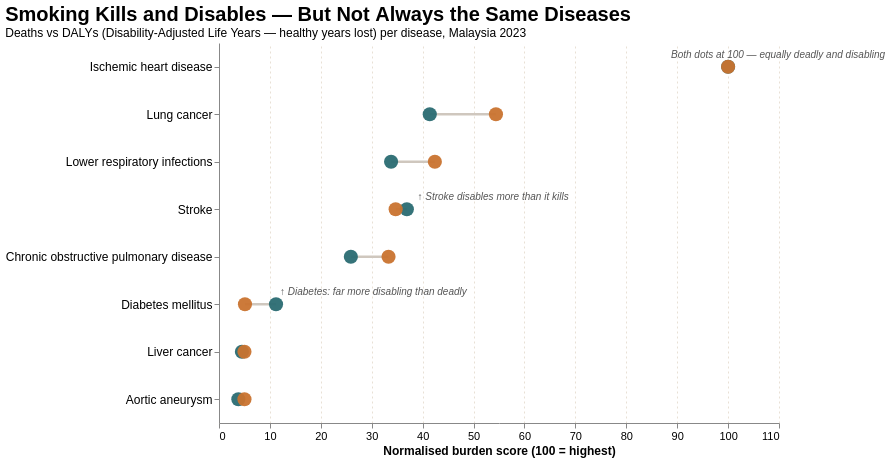

Express this chart as Vega-Lite.
### Vega-Lite specification from a JSON file in a GitHub repository (floating-point values rounded to 4 significant figures)
{"$schema": "https://vega.github.io/schema/vega-lite/v5.json", "width": 560, "height": 380, "title": {"text": "Smoking Kills and Disables — But Not Always the Same Diseases", "subtitle": "Deaths vs DALYs (Disability-Adjusted Life Years — healthy years lost) per disease, Malaysia 2023", "anchor": "start", "fontSize": 20, "subtitleFontSize": 12}, "data": {"values": [{"cause": "Ischemic heart disease", "measure": "Deaths", "norm": 100.0, "raw": 5798, "unit": "deaths"}, {"cause": "Ischemic heart disease", "measure": "DALYs (Disability-Adjusted Life Years)", "norm": 100.0, "raw": 184713, "unit": "DALYs (Disability-Adjusted Life Years)"}, {"cause": "Lung cancer", "measure": "Deaths", "norm": 54.4, "raw": 3151, "unit": "deaths"}, {"cause": "Lung cancer", "measure": "DALYs (Disability-Adjusted Life Years)", "norm": 41.4, "raw": 76525, "unit": "DALYs (Disability-Adjusted Life Years)"}, {"cause": "Lower respiratory infections", "measure": "Deaths", "norm": 42.4, "raw": 2461, "unit": "deaths"}, {"cause": "Lower respiratory infections", "measure": "DALYs (Disability-Adjusted Life Years)", "norm": 33.8, "raw": 62396, "unit": "DALYs (Disability-Adjusted Life Years)"}, {"cause": "Stroke", "measure": "Deaths", "norm": 34.7, "raw": 2010, "unit": "deaths"}, {"cause": "Stroke", "measure": "DALYs (Disability-Adjusted Life Years)", "norm": 36.9, "raw": 68237, "unit": "DALYs (Disability-Adjusted Life Years)"}, {"cause": "Chronic obstructive pulmonary disease", "measure": "Deaths", "norm": 33.3, "raw": 1930, "unit": "deaths"}, {"cause": "Chronic obstructive pulmonary disease", "measure": "DALYs (Disability-Adjusted Life Years)", "norm": 25.9, "raw": 47929, "unit": "DALYs (Disability-Adjusted Life Years)"}, {"cause": "Diabetes mellitus", "measure": "Deaths", "norm": 5.1, "raw": 295, "unit": "deaths"}, {"cause": "Diabetes mellitus", "measure": "DALYs (Disability-Adjusted Life Years)", "norm": 11.2, "raw": 20719, "unit": "DALYs (Disability-Adjusted Life Years)"}, {"cause": "Liver cancer", "measure": "Deaths", "norm": 5.0, "raw": 292, "unit": "deaths"}, {"cause": "Liver cancer", "measure": "DALYs (Disability-Adjusted Life Years)", "norm": 4.5, "raw": 8264, "unit": "DALYs (Disability-Adjusted Life Years)"}, {"cause": "Aortic aneurysm", "measure": "Deaths", "norm": 5.0, "raw": 289, "unit": "deaths"}, {"cause": "Aortic aneurysm", "measure": "DALYs (Disability-Adjusted Life Years)", "norm": 3.8, "raw": 7031, "unit": "DALYs (Disability-Adjusted Life Years)"}]}, "transform": [{"calculate": "datum.measure === 'Deaths' ? datum.norm + 0 : datum.norm", "as": "norm_display"}], "layer": [{"mark": {"type": "line", "strokeWidth": 2.5, "color": "#CFC7BE"}, "encoding": {"y": {"field": "cause", "type": "nominal", "sort": ["Ischemic heart disease", "Lung cancer", "Lower respiratory infections", "Stroke", "Chronic obstructive pulmonary disease", "Diabetes mellitus", "Liver cancer", "Aortic aneurysm"], "axis": {"title": null, "labelFontSize": 12, "labelLimit": 280}}, "x": {"field": "norm", "type": "quantitative", "scale": {"domain": [0, 105]}, "axis": {"title": "Normalised burden score (100 = highest)", "labelFontSize": 11, "titleFontSize": 12, "grid": true, "gridColor": "#E8E0D5", "gridDash": [2, 3]}}, "detail": {"field": "cause"}}}, {"transform": [{"filter": "datum.measure === 'DALYs (Disability-Adjusted Life Years)'"}], "mark": {"type": "circle", "size": 200, "opacity": 0.95, "color": "#2A6B72"}, "encoding": {"y": {"field": "cause", "type": "nominal", "sort": ["Ischemic heart disease", "Lung cancer", "Lower respiratory infections", "Stroke", "Chronic obstructive pulmonary disease", "Diabetes mellitus", "Liver cancer", "Aortic aneurysm"]}, "x": {"field": "norm", "type": "quantitative"}, "tooltip": [{"field": "cause", "title": "Disease"}, {"field": "measure", "title": "Measure"}, {"field": "norm", "title": "Normalised score", "format": ".1f"}, {"field": "raw", "title": "DALYs (years lost)", "format": ",.0f"}]}}, {"transform": [{"filter": "datum.measure === 'Deaths'"}], "mark": {"type": "circle", "size": 200, "opacity": 0.95, "color": "#C9732F"}, "encoding": {"y": {"field": "cause", "type": "nominal", "sort": ["Ischemic heart disease", "Lung cancer", "Lower respiratory infections", "Stroke", "Chronic obstructive pulmonary disease", "Diabetes mellitus", "Liver cancer", "Aortic aneurysm"]}, "x": {"field": "norm", "type": "quantitative"}, "tooltip": [{"field": "cause", "title": "Disease"}, {"field": "measure", "title": "Measure"}, {"field": "norm", "title": "Normalised score", "format": ".1f"}, {"field": "raw", "title": "Deaths", "format": ",.0f"}]}}, {"data": {"values": [{"cause": "Ischemic heart disease", "norm": 88, "note": "Both dots at 100 — equally deadly and disabling"}]}, "mark": {"type": "text", "align": "left", "dx": 4, "dy": -12, "fontSize": 10, "fontStyle": "italic", "color": "#555"}, "encoding": {"y": {"field": "cause", "type": "nominal", "sort": ["Ischemic heart disease", "Lung cancer", "Lower respiratory infections", "Stroke", "Chronic obstructive pulmonary disease", "Diabetes mellitus", "Liver cancer", "Aortic aneurysm"]}, "x": {"field": "norm", "type": "quantitative"}, "text": {"field": "note"}}}, {"data": {"values": [{"cause": "Stroke", "norm": 38, "note": "↑ Stroke disables more than it kills"}, {"cause": "Diabetes mellitus", "norm": 11, "note": "↑ Diabetes: far more disabling than deadly"}]}, "mark": {"type": "text", "align": "left", "dx": 5, "dy": -12, "fontSize": 10, "fontStyle": "italic", "color": "#555"}, "encoding": {"y": {"field": "cause", "type": "nominal", "sort": ["Ischemic heart disease", "Lung cancer", "Lower respiratory infections", "Stroke", "Chronic obstructive pulmonary disease", "Diabetes mellitus", "Liver cancer", "Aortic aneurysm"]}, "x": {"field": "norm", "type": "quantitative"}, "text": {"field": "note"}}}], "config": {"background": "white", "view": {"stroke": "transparent"}, "axis": {"labelFontSize": 11, "titleFontSize": 12}}}
